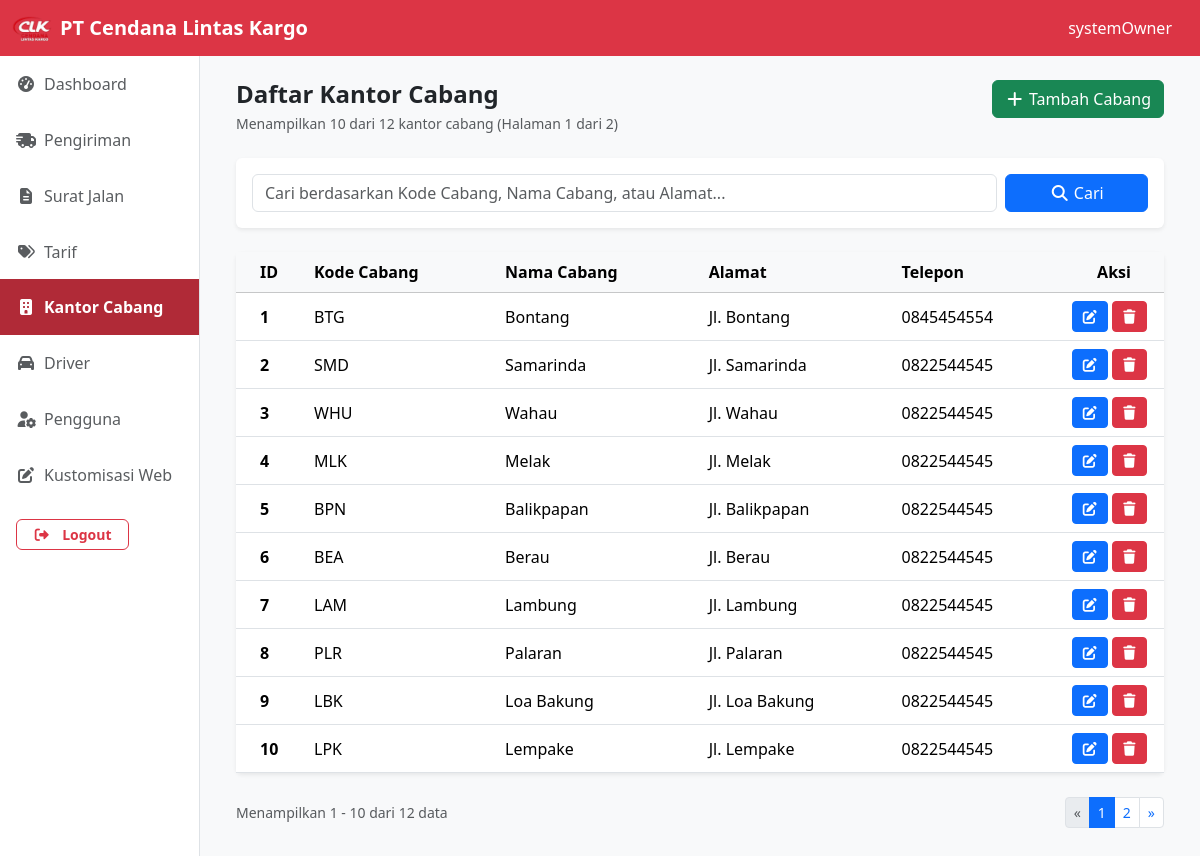
/dashboard/systemOwner/kantor_cabang/index.php (signed in), run on the app's committed database.
### tables this page shows
CREATE TABLE kantor_cabang (
    id INT AUTO_INCREMENT PRIMARY KEY,
    kode_cabang VARCHAR(10) NOT NULL UNIQUE,
    nama_cabang VARCHAR(100) NOT NULL,
    alamat_cabang TEXT NOT NULL,
    telp_cabang VARCHAR(20) NOT NULL
);

### dashboard/systemOwner/kantor_cabang/index.php (the view, shortened to what this page needs)
<?php
    include '../../../config/database.php';
    $limit = 10;
    $page_num = isset($_GET['page']) && is_numeric($_GET['page']) && $_GET['page'] > 0 ? (int)$_GET['page'] : 1;
    $offset = ($page_num - 1) * $limit;
    $search = isset($_GET['search']) ? trim($_GET['search']) : '';
    if ($search !== '') {
        $stmt = $conn->prepare("
            SELECT COUNT(*) as total
            FROM kantor_cabang
            WHERE nama_cabang LIKE ? OR kode_cabang LIKE ? OR alamat_cabang LIKE ?
        ");
        $searchParam = "%$search%";
        $stmt->bind_param('sss', $searchParam, $searchParam, $searchParam);
        $stmt->execute();
        $result = $stmt->get_result();
        $total_records = $result->fetch_assoc()['total'];
        $stmt->close();
    } else {
        $result = $conn->query("SELECT COUNT(*) as total FROM kantor_cabang");
        $total_records = $result->fetch_assoc()['total'];
    }
    $total_pages = ceil($total_records / $limit);
    if ($search !== '') {
        $stmt = $conn->prepare("
            SELECT *
            FROM kantor_cabang
            WHERE nama_cabang LIKE ? OR kode_cabang LIKE ? OR alamat_cabang LIKE ?
            ORDER BY id ASC
            LIMIT ? OFFSET ?
        ");
        $searchParam = "%$search%";
        $stmt->bind_param('sssii', $searchParam, $searchParam, $searchParam, $limit, $offset);
        $stmt->execute();
        $result = $stmt->get_result();
        $cabangs = $result->fetch_all(MYSQLI_ASSOC);
        $stmt->close();
    } else {
        $stmt = $conn->prepare("
            SELECT *
            FROM kantor_cabang
            ORDER BY id ASC
            LIMIT ? OFFSET ?
        ");
        $stmt->bind_param('ii', $limit, $offset);
        $stmt->execute();
        $result = $stmt->get_result();
        $cabangs = $result->fetch_all(MYSQLI_ASSOC);
    }
?>
<?php
    $page = "kantor_cabang";
    include '../../../templates/header.php';
    include '../../../components/navDashboard.php';
?>
<div class="container-fluid">
  <div class="row">
    <?php include '../../../components/sidebar.php'; ?>
    <div class="col-lg-10 bg-light">
        <div class="container-fluid p-4">
            <div class="d-flex flex-wrap justify-content-between align-items-center mb-4">
                <div>
                    <h1 class="h4 mb-1 fw-bold">Daftar Kantor Cabang</h1>
                    <p class="text-muted small mb-0">
                        Menampilkan <?= count($cabangs); ?> dari <?= $total_records; ?> kantor cabang
                        <?php if ($total_pages > 1): ?>
                            (Halaman <?= $page_num; ?> dari <?= $total_pages; ?>)
                        <?php endif; ?>
                    </p>
                </div>
                <div class="d-flex gap-2 mt-2 mt-md-0">
                    <a href="create" class="btn btn-success mb-3">
                        <i class="fa-solid fa-plus"></i>
                        Tambah Cabang
                    </a>
                </div>
            </div>
            <div class="card border-0 shadow-sm mb-4">
                <div class="card-body p-3">
                    <form method="GET" action="" class="row g-2 align-items-center">
                        <div class="col-md-10">
                            <input type="text" name="search" class="form-control" placeholder="Cari berdasarkan Kode Cabang, Nama Cabang, atau Alamat..." value="<?= htmlspecialchars($search); ?>">
                        </div>
                        <div class="col-md-2">
                            <button type="submit" class="btn btn-primary w-100">
                                <i class="fa-solid fa-magnifying-glass"></i>
                                Cari
                            </button>
                        </div>
                    </form>
                </div>
            </div>
            <div class="card border-0 shadow-sm">
                <div class="card-body p-0">
                    <div class="table-responsive">
                        <table class="table table-hover align-middle mb-0">
                            <thead class="table-light">
                                <tr>
                                    <th class="px-4" style="width: 70px;">ID</th>
                                    <th>Kode Cabang</th>
                                    <th>Nama Cabang</th>
                                    <th>Alamat</th>
                                    <th>Telepon</th>
                                    <th class="text-center" style="width: 100px;">Aksi</th>
                                </tr>
                            </thead>
                            <tbody>
                                <?php foreach ($cabangs as $cabang): ?>
                                <tr>
                                    <td class="px-4 fw-semibold"><?= htmlspecialchars($cabang['id']); ?></td>
                                    <td><?= htmlspecialchars($cabang['kode_cabang']); ?></td>
                                    <td><?= htmlspecialchars($cabang['nama_cabang']); ?></td>
                                    <td><?= htmlspecialchars($cabang['alamat_cabang']); ?></td>
                                    <td><?= htmlspecialchars($cabang['telp_cabang']); ?></td>
                                    <td>
                                        <a href="update?id=<?= $cabang['id']; ?>" class="btn btn-sm btn-primary ">
                                            <i class="fa-solid fa-pen-to-square"></i>
                                        </a>
                                        <button type="button" data-bs-toggle="modal" data-bs-target="#delete<?= $cabang['id']; ?>" class="btn btn-sm btn-danger">
                                            <i class="fa-solid fa-trash"></i>
                                        </button>
                                    </td>
                                </tr>
                                <?php endforeach; ?>
                            </tbody>
                        </table>
                    </div>
                </div>
            </div>
            <?php if ($total_pages > 1): ?>
            <div class="d-flex justify-content-between align-items-center mt-4">
                <div class="text-muted small">
                    Menampilkan <?= $offset + 1; ?> - <?= min($offset + $limit, $total_records); ?> dari <?= $total_records; ?> data
                </div>
                <nav aria-label="Navigasi halaman">
                    <ul class="pagination pagination-sm mb-0">
                        <li class="page-item <?= $page_num <= 1 ? 'disabled' : ''; ?>">
                            <a class="page-link" href="?page=<?= $page_num - 1; ?><?= $search ? '&search=' . urlencode($search) : ''; ?>" aria-label="Previous">
                                <span aria-hidden="true">&laquo;</span>
                            </a>
                        </li>
                        <?php
                        $range = 2;
                        for ($i = 1; $i <= $total_pages; $i++) {
                            if ($i == 1 || $i == $total_pages || ($i >= $page_num - $range && $i <= $page_num + $range)) {
                                ?>
                                <li class="page-item <?= $i == $page_num ? 'active' : ''; ?>">
                                    <a class="page-link" href="?page=<?= $i; ?><?= $search ? '&search=' . urlencode($search) : ''; ?>"><?= $i; ?></a>
                                </li>
                                <?php
                            } elseif ($i == $page_num - $range - 1 || $i == $page_num + $range + 1) {
                                ?>
                                <li class="page-item disabled">
                                    <span class="page-link">...</span>
                                </li>
                                <?php
                            }
                        }
                        ?>
                        <li class="page-item <?= $page_num >= $total_pages ? 'disabled' : ''; ?>">
                            <a class="page-link" href="?page=<?= $page_num + 1; ?><?= $search ? '&search=' . urlencode($search) : ''; ?>" aria-label="Next">
                                <span aria-hidden="true">&raquo;</span>
                            </a>
                        </li>
                    </ul>
                </nav>
            </div>
            <?php endif; ?>
        </div>
    </div>
  </div>
</div>
<?php
    include '../../../templates/footer.php';
?>

### templates/header.php (shortened to what this page needs)
<!DOCTYPE html>
<html lang="en">
<head>
    <link rel="stylesheet" href="<?= BASE_URL; ?>Bootstrap/css/bootstrap.min.css">
    <link rel="stylesheet" href="<?= BASE_URL; ?>Bootstrap/css/all.min.css">
</head>
<body>

### components/navDashboard.php (shortened to what this page needs)
<nav class="navbar navbar-dark bg-danger">
  <div class="container-fluid">
        <div class="d-flex align-items-center">
            <a href="<?= BASE_URL; ?>">
                <img src="<?= BASE_URL; ?>assets/clk.png" alt="cendana logo" width="40" height="40" class="me-2">
            </a>
            <a class="fw-bold navbar-brand m-0 fs-5" href="<?= BASE_URL; ?>">PT Cendana Lintas Kargo</a>
        </div>
    <div class="d-lg-flex">
        <span class="navbar-text text-white me-3 d-none d-lg-block">
            <?= $_SESSION['username'];?>
        </span>
    </div>
  </div>
</nav>

### components/sidebar.php (shortened to what this page needs)
<?php if(isset($page) && $_SESSION['role']): ?>
<div class="col-lg-2 d-none d-lg-block bg-white border-end min-vh-100 p-0">
    <div class="list-group list-group-flush custom-sidebar">
        <?php if($_SESSION['role'] == 'systemOwner'): ?>
            <a href="<?= BASE_URL; ?>dashboard/systemOwner/"
                class="list-group-item list-group-item-action d-flex align-items-center rounded-0 px-3 py-3 <?= $page == 'dashboard' ? 'active bg-danger text-white border-0' : ''; ?>">
                <i class="fa-solid fa-gauge-high me-2"></i> Dashboard
            </a>
            <a href="<?= BASE_URL; ?>dashboard/systemOwner/pengiriman/"
                class="list-group-item list-group-item-action d-flex align-items-center rounded-0 px-3 py-3 <?= $page == 'pengiriman' ? 'active bg-danger text-white border-0' : ''; ?>">
                <i class="fa-solid fa-truck-fast me-2"></i> Pengiriman
            </a>
            <a href="<?= BASE_URL; ?>dashboard/systemOwner/surat_jalan/"
                class="list-group-item list-group-item-action d-flex align-items-center rounded-0 px-3 py-3 <?= $page == 'surat_jalan' ? 'active bg-danger text-white border-0' : ''; ?>">
                <i class="fa-solid fa-file-lines me-2"></i> Surat Jalan
            </a>
            <a href="<?= BASE_URL; ?>dashboard/systemOwner/tarif/"
                class="list-group-item list-group-item-action d-flex align-items-center rounded-0 px-3 py-3 <?= $page == 'tarif' ? 'active bg-danger text-white border-0' : ''; ?>">
                <i class="fa-solid fa-tags me-2"></i> Tarif
            </a>
            <a href="<?= BASE_URL; ?>dashboard/systemOwner/kantor_cabang/"
                class="list-group-item list-group-item-action d-flex align-items-center rounded-0 px-3 py-3 <?= $page == 'kantor_cabang' ? 'active bg-danger text-white border-0' : ''; ?>">
                <i class="fa-solid fa-building me-2"></i> Kantor Cabang
            </a>
            <a href="<?= BASE_URL; ?>dashboard/systemOwner/driver/"
                class="list-group-item list-group-item-action d-flex align-items-center rounded-0 px-3 py-3 <?= $page == 'driver' ? 'active bg-danger text-white border-0' : ''; ?>">
                <i class="fa-solid fa-car me-2"></i> Driver
            </a>
            <a href="<?= BASE_URL; ?>dashboard/systemOwner/user/"
                class="list-group-item list-group-item-action d-flex align-items-center rounded-0 px-3 py-3 <?= $page == 'user' ? 'active bg-danger text-white border-0' : ''; ?>">
                <i class="fa-solid fa-user-gear me-2"></i> Pengguna
            </a>
            <a href="<?= BASE_URL; ?>dashboard/systemOwner/customisasi/"
                class="list-group-item list-group-item-action d-flex align-items-center rounded-0 px-3 py-3 <?= $page == 'customisasi' ? 'active bg-danger text-white border-0' : ''; ?>">
                <i class="fa-solid fa-pen-to-square me-2"></i> Kustomisasi Web
            </a>
        <?php endif; ?>
    </div>
    <div class="text-start mt-3 mb-3 ms-3">
        <a href="<?= BASE_URL; ?>auth/logout.php" class="btn btn-outline-danger btn-sm w-60 rounded-2 px-3 fw-bold">
            <i class="fa-solid fa-right-from-bracket me-2"></i> Logout
        </a>
    </div>
</div>
<?php endif; ?>

### templates/footer.php (shortened to what this page needs)
</body>
</html>

### components/sidebar_offcanvas.php (style rules this page uses)
.custom-sidebar .list-group-item { border: none; transition: all 0.2s ease; font-weight: 500; }
.custom-sidebar .list-group-item:active, .custom-sidebar .list-group-item.active { background-color: #b02a37 !important; color: #fff !important; font-weight: 600; }
.custom-sidebar .list-group-item:hover i, .custom-sidebar .list-group-item.active i { color: #fff !important; }

### components/sidebar.php (style rules this page uses)
.custom-sidebar .list-group-item { border: none; transition: all 0.2s ease; font-weight: 500; }
.custom-sidebar .list-group-item:active, .custom-sidebar .list-group-item.active { background-color: #b02a37 !important; color: #fff !important; font-weight: 600; }
.custom-sidebar .list-group-item:hover i, .custom-sidebar .list-group-item.active i { color: #fff !important; }

### data on the page
kantor_cabang: id "1", kode_cabang "BTG", nama_cabang "Bontang", alamat_cabang "Jl. Bontang", telp_cabang "0845454554"
kantor_cabang: id "2", kode_cabang "SMD", nama_cabang "Samarinda", alamat_cabang "Jl. Samarinda", telp_cabang "0822544545"
kantor_cabang: id "3", kode_cabang "WHU", nama_cabang "Wahau", alamat_cabang "Jl. Wahau", telp_cabang "0822544545"
kantor_cabang: id "4", kode_cabang "MLK", nama_cabang "Melak", alamat_cabang "Jl. Melak", telp_cabang "0822544545"
kantor_cabang: id "5", kode_cabang "BPN", nama_cabang "Balikpapan", alamat_cabang "Jl. Balikpapan", telp_cabang "0822544545"
kantor_cabang: id "6", kode_cabang "BEA", nama_cabang "Berau", alamat_cabang "Jl. Berau", telp_cabang "0822544545"
kantor_cabang: id "7", kode_cabang "LAM", nama_cabang "Lambung", alamat_cabang "Jl. Lambung", telp_cabang "0822544545"
kantor_cabang: id "8", kode_cabang "PLR", nama_cabang "Palaran", alamat_cabang "Jl. Palaran", telp_cabang "0822544545"
kantor_cabang: id "9", kode_cabang "LBK", nama_cabang "Loa Bakung", alamat_cabang "Jl. Loa Bakung", telp_cabang "0822544545"
kantor_cabang: id "10", kode_cabang "LPK", nama_cabang "Lempake", alamat_cabang "Jl. Lempake", telp_cabang "0822544545"

### other printed values
$_SESSION['username'] "systemOwner"
count($cabangs) "10"
$total_records "12"
$page_num "1"
$total_pages "2"
$offset + 1 "1"
min($offset + $limit, $total_records) "10"
